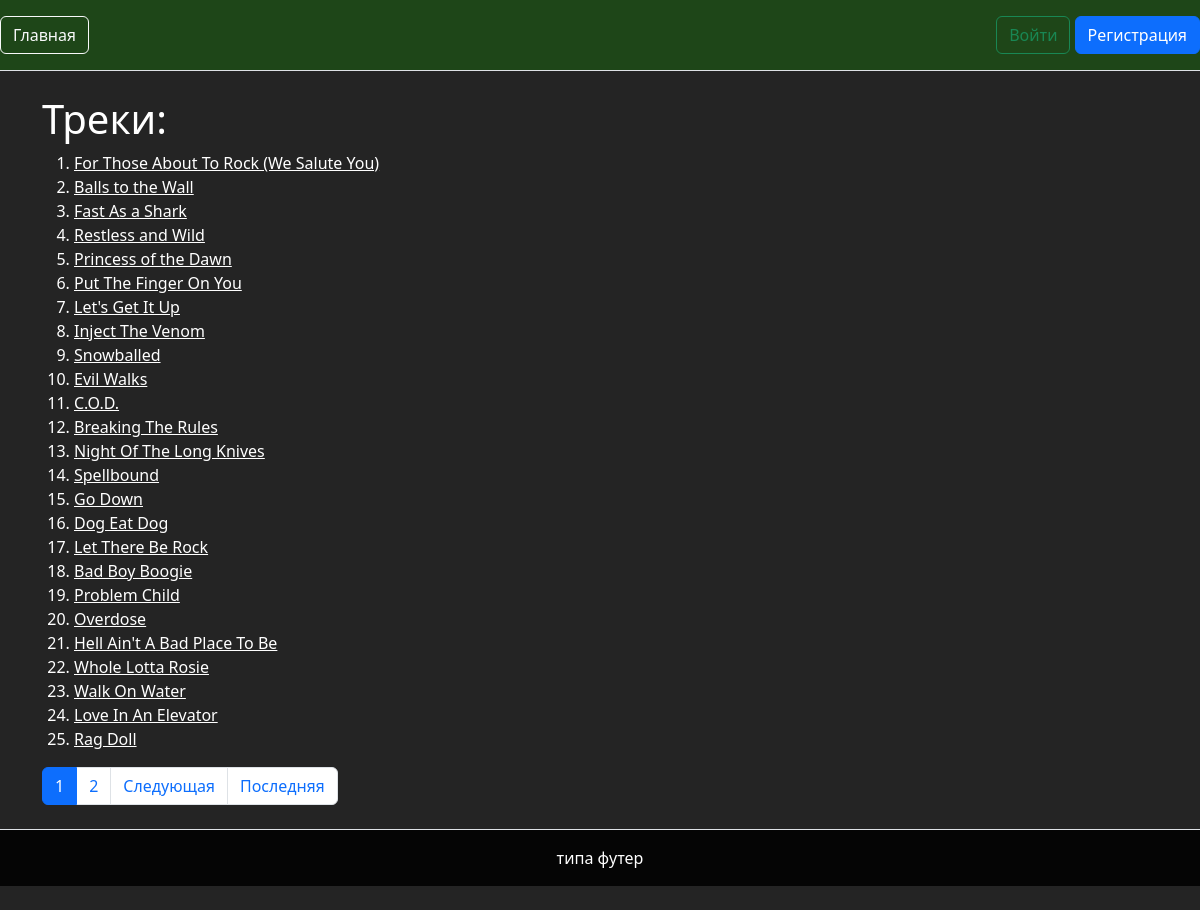
The page /track/ on the database its author committed.
### kAboom/models.py (models this page shows, shortened)
class Track(models.Model):
    name = models.CharField(max_length=200)
    album = models.ForeignKey(Album, on_delete=models.CASCADE)
    media_type = models.ForeignKey(MediaType, on_delete=models.CASCADE)
    genre = models.ForeignKey(Genre, on_delete=models.CASCADE)
    composer = models.CharField(max_length=220, null=True)
    milliseconds = models.IntegerField(default=None)
    bytes = models.IntegerField(default=None)
    until_price = models.FloatField(default=None)
    favorite = models.ManyToManyField(UserProfile)

### kAboom/views.py (the view)
# urls.py: path('track/', views.track_index, name='track_index'),
def track_index(request):
    track_list = Track.objects.all()
    paginator = Paginator(track_list, 25)
    page_number = request.GET.get('page')
    page_obj = paginator.get_page(page_number)
    context = {
        'page_obj': page_obj,
    }
    if request.user.is_authenticated:
        user_info = UserProfile.objects.get(user_id=request.user.id)
        favorite_tracks = user_info.track_set.all()
        context['favorite_tracks'] = favorite_tracks
    return render(request, 'kAboom/track_index.html', context)

### kAboom/templates/kAboom/track_index.html (shortened to what this page needs)
{% extends 'kAboom/base.html' %}
{% load static %}
{% block content %}
        {% if page_obj %}
        <h1>Треки:</h1>
        <ol>
        {% for track in page_obj %}
            <li>
                {% if user.is_authenticated %}
                    <form action="{% url 'kAboom:favorite_track' %}" method="post">
                    {% csrf_token %}
                    <input name="track_id" value="{{ track.id }}" hidden>
                    {% if track in favorite_tracks %}
                        <a href="{% url 'kAboom:track_detail' track.id %}">{{ track.name }}</a>  <button class="btn btn-outline-light" type="submit" value="rem" name="fav">Удалить из избранного</button>
                    {% else %}
                        <a href="{% url 'kAboom:track_detail' track.id %}">{{ track.name }}</a> <button class="btn btn-outline-light" type="submit" value="add" name="fav">Добавить в избранное</button>
                    {% endif %}
                    </form>
                {% else %}
                    <a href="{% url 'kAboom:track_detail' track.id %}">{{ track.name }}</a>
                {% endif %}
            </li>
        {% endfor %}
        </ol>
<nav aria-label="Page navigation example">
  <ul class="pagination">
    <li class="page-item active" aria-current="page">
      <span class="page-link">{{ page_obj.number }}</span>
    </li>
      {% if page_obj.has_next %}
    <li class="page-item"><a class="page-link" href="?page={{ page_obj.next_page_number }}">{{ page_obj.next_page_number }}</a></li>
    <li class="page-item"><a class="page-link" href="?page={{ page_obj.next_page_number }}">Следующая</a></li>
    <li class="page-item"><a class="page-link" href="?page={{ page_obj.paginator.num_pages }}">Последняя</a></li>
      {% endif %}
  </ul>
</nav>
    {% else %}
        <p>Исполнителей нет</p>
    {% endif %}
{% endblock %}

### kAboom/static/kAboom/css/dark_theme.css (style rules this page uses)
body { color: white; background-color: rgba(0,0,0,0.86); }
a { color: white; text-decoration: underline; }

### rows shown on the page
Track: name "For Those About To Rock (We Salute You)"
Track: name "Balls to the Wall"
Track: name "Fast As a Shark"
Track: name "Restless and Wild"
Track: name "Princess of the Dawn"
Track: name "Put The Finger On You"
Track: name "Let's Get It Up"
Track: name "Inject The Venom"
Track: name "Snowballed"
Track: name "Evil Walks"
Track: name "C.O.D."
Track: name "Breaking The Rules"
Track: name "Night Of The Long Knives"
Track: name "Spellbound"
Track: name "Go Down"
Track: name "Dog Eat Dog"
Track: name "Let There Be Rock"
Track: name "Bad Boy Boogie"
Track: name "Problem Child"
Track: name "Overdose"
Track: name "Hell Ain't A Bad Place To Be"
Track: name "Whole Lotta Rosie"
Track: name "Walk On Water"
Track: name "Love In An Elevator"
Track: name "Rag Doll"

### other values the page prints
{{ page_obj.number }} "1"
{{ page_obj.next_page_number }} "2"
